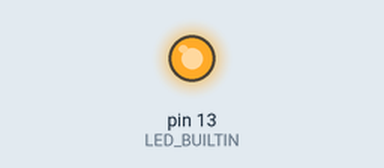
Bench run of a program on a simulated Arduino Uno, built with avr-gcc and run on an emulated ATmega328P. On the bench: output pins drawn as LEDs (lit = HIGH).

Above: at 0.9 s.
At 5.2 s:
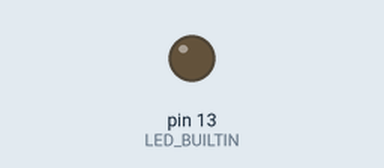
Timing chart, 0 to 7.5 s (numbered marks = the images above):
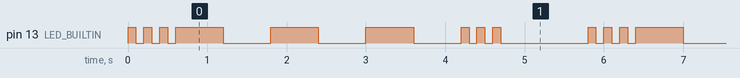

The program:

main.cpp
```cpp
#include <Arduino.h>
#include <GestionDELInterne.h>
#include <Configuration.h>
void setup()
{
  // put your setup code here, to run once:
  // Serial.end();
  // Serial.begin(9000);
  pinMode(LED_BUILTIN, OUTPUT);
}

void loop()
{
  // put your main code here, to run repeatedly:
  AfficherSEnMorse(dureeDELAllumeeS, dureeDELEteinteS);
  AfficherOEnMorse(dureeDELAllumeeO, dureeDELEteinteO);
  AfficherSEnMorse(dureeDELAllumeeS, dureeDELEteinteS);
  AfficherBoucle(delaiBoucle);
}
```

GestionDELInterne.h
```cpp
#pragma once
void allumerDELInterne(int p_duree);
void eteindreDELInterne(int P_duree);
void AfficherSEnMorse(int valeur1, int valeur2);
void AfficherOEnMorse(int valeur1, int valeur2);
void AfficherSOSEnMorse(int valeur1, int valeur2);
void AfficherBoucle(int valeur1);
```

GestionDELInterne.cpp
```cpp
#include <Arduino.h>
#include <GestionDELInterne.h>
void allumerDELInterne(int p_duree)
{
    digitalWrite(LED_BUILTIN, HIGH);
    delay(p_duree);
}
void eteindreDELInterne(int p_duree)
{
    digitalWrite(LED_BUILTIN, LOW);
    delay(p_duree);
}
void AfficherSEnMorse(int valeur1, int valeur2)
{
    allumerDELInterne(valeur1);
    eteindreDELInterne(valeur2);
    allumerDELInterne(valeur1);
    eteindreDELInterne(valeur2);
    allumerDELInterne(valeur1);
    eteindreDELInterne(valeur2);
}
void AfficherOEnMorse(int valeur1, int valeur2)
{
    allumerDELInterne(valeur1);
    eteindreDELInterne(valeur2);
    allumerDELInterne(valeur1);
    eteindreDELInterne(valeur2);
    allumerDELInterne(valeur1);
    eteindreDELInterne(valeur2);
}
void AfficherBoucle(int valeur1)
{
    eteindreDELInterne(valeur1);
}
```

Configuration.h
```cpp
#pragma once
#define DUREE_DEL_ALLUMEE 100
#define DUREE_DEL_ETEINTE 500
const int dureeDELAllumeeS = 100;
const int dureeDELAllumeeO = 600;
const int dureeDELEteinteS = 100;
const int dureeDELEteinteO = 600;
const int delaiBoucle = 1000;
```

Measured:
- by itself, pin 13 (LED_BUILTIN): repeats every 5.8 s: 2 × (LOW 0.10 s, HIGH 0.10 s), LOW 0.10 s, 3 × (HIGH 0.60 s, LOW 0.60 s), 2 × (HIGH 0.10 s, LOW 0.10 s), HIGH 0.10 s, LOW 1.1 s, HIGH 0.10 s
- by itself, everything shown: repeats every 5.8 s, in 18 steps
